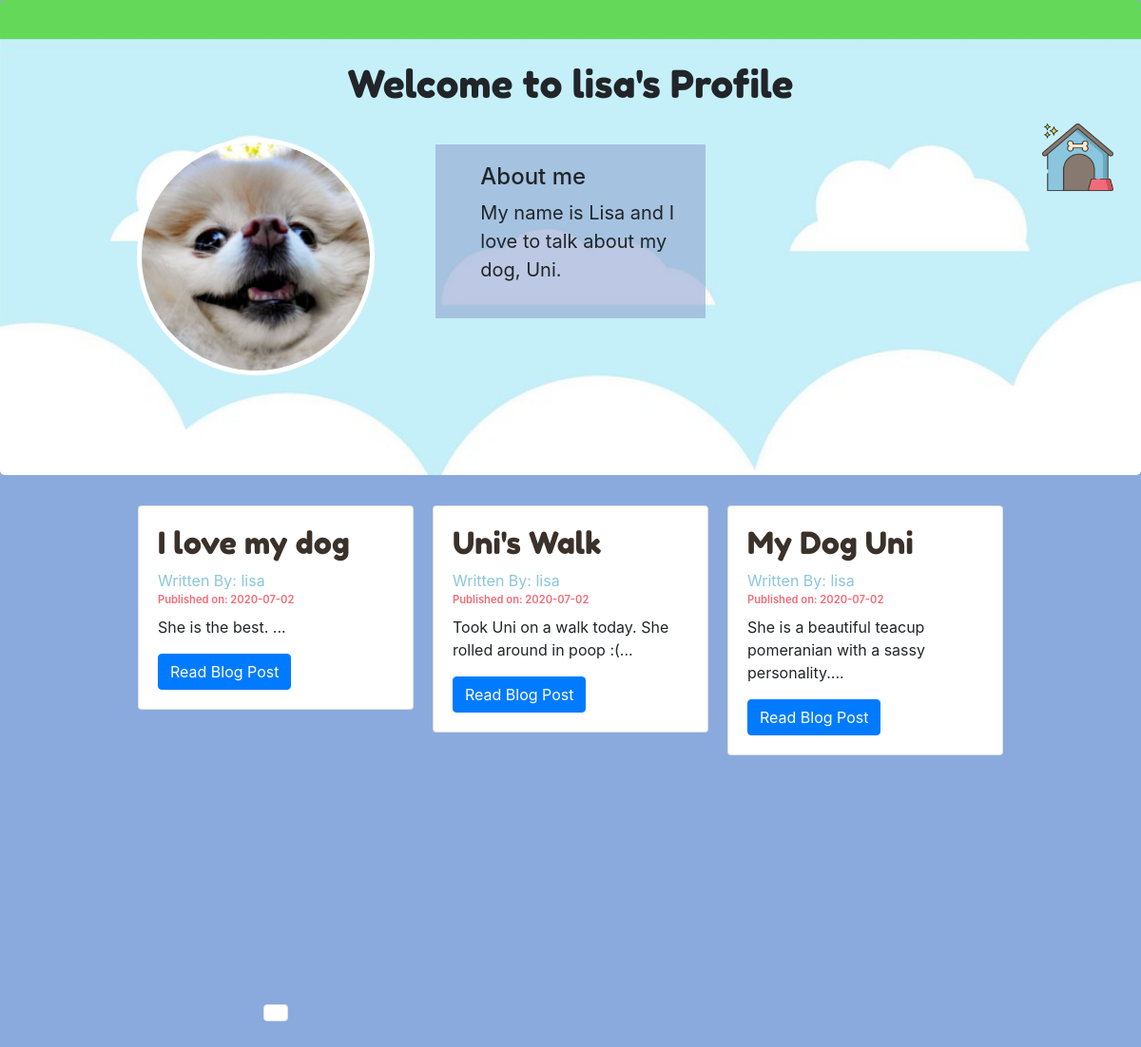
The page /lisa on the database its author committed.
### dawgblawg/models.py (models this page shows, shortened)
class User(db.Model,UserMixin):
    __tablename__= 'users'
    id = db.Column(db.Integer,primary_key=True)
    profile_image = db.Column(db.String(64),default='default_profile.png')
    email = db.Column(db.String(64),unique=True,index=True)
    username = db.Column(db.String(64),unique=True,index=True)
    password_hash = db.Column(db.String(128))
    about_me = db.Column(db.String(250),default='Certified Dog Lover.')
    posts = db.relationship('BlogPost',backref='author',lazy=True)

class BlogPost(db.Model):
    users = db.relationship(User)
    id = db.Column(db.Integer,primary_key=True)
    user_id = db.Column(db.Integer,db.ForeignKey('users.id'),nullable=False)
    date = db.Column(db.DateTime,nullable=False,default=datetime.utcnow)
    title = db.Column(db.String(140),nullable=False)
    text = db.Column(db.Text,nullable=False)

### dawgblawg/users/views.py (the view)
@users.route("/<username>")
def user_posts(username):
    page = request.args.get('page',1,type=int) #cycle through user posts using pages
    user = User.query.filter_by(username=username).first_or_404() #returns 404 page if user doesnt exist
    blog_posts = BlogPost.query.filter_by(author=user).order_by(BlogPost.date.desc()).paginate(page=page,per_page=5)
    return render_template('user_blog_posts.html',blog_posts=blog_posts,user=user)

### dawgblawg/templates/user_blog_posts.html
{% extends "base.html" %}
{% block content %}
    <div class="jumbotron">
      <div align='center'>
        <h1 class="account-heading">Welcome to {{user.username}}'s Profile</h1>
        <div class="col-md-5" style="float:left;">
          <img class="profile-pic" align='center' src="{{url_for('static',filename='profile_pics/'+user.profile_image)}}">
        </div>
        <div class="col-md-7 about-me">
          <h4>About me</h4>
          <p>{{user.about_me}}</p>
        </div>
      </div>
    </div>
    <div class="container">
     {% for post in blog_posts.items %}
     <div>
       <div>
         <div class="card" >
           <div class="card-body">
             <h2><a class="card-title" href="  {{ url_for('blog_posts.blog_post', blog_post_id=post.id) }}">{{ post.title }}</a></h2>
             <a class="blog-author" href="{{ url_for('users.user_posts', username=post.author.username) }}">Written By: {{ post.author.username }}</a>
             <span class="blog-date">Published on: {{ post.date.strftime('%Y-%m-%d') }}</span>
             <p class="card-text">{{ post.text[:100] }}...</p>
             <a href="{{ url_for('blog_posts.blog_post', blog_post_id=post.id) }}" class="btn btn-primary">Read Blog Post</a>
           </div>
         </div>
       </div>
     </div>
    {% endfor %}
  <nav aria-label='Page Navigation'>
    <ul class="pagination justify-content-center">
      {% for page_num in blog_posts.iter_pages(left_edge=1,right_edge=1,left_current=1,right_current=2) %}
        {% if blog_posts.page == page_num %}
          <li class='page-item disabled'>
            <a class="page-link" href="{{url_for('users.user_posts',username=user.username,page=page_num)}}"></a>
          </li>
        {% else %}
          <li class='page-item'>
            <a class="page-link" href="{{url_for('users.user_posts',username=user.username,page=page_num)}}"></a>
          </li>
        {% endif %}
      {% endfor %}
    </ul>
  </nav>
{% endblock %}

### dawgblawg/static/style.css (style rules this page uses)
html,body { background-color: #8aaade; }
.jumbotron { background-image: url('grass_bg.jpg'); background-size: cover; height: 500px; }
.profile-pic { width: 250px; height: 250px; border: 1px solid #eeeeee; border: 5px solid #ffffff; margin: 25px auto 0; -webkit-border-radius: 50%; -moz-border-radius: 50%; border-radius: 50%; left: 0; right: 0; }
.account-heading { font-family: 'Fredoka One', cursive; }
.blog-author { color: #8AC6DD; }
.blog-date { font-size: 0.7rem; font-weight: 600; display: block; margin-bottom: 0.5rem; color:#F16C7A; }
.card-title { font-family: 'Fredoka One', cursive; color: #3A312A; }
.container { display: grid; grid-template-columns: repeat(3,1fr); gap: 20px; height: 100vh; margin: auto; width: 940px; }
.about-me { font-size: 20px; text-align: left; background-color: rgba(145,166,211,0.6); padding: 1em; margin-top: 2em; width: 25%; }

### rows shown on the page
User: username "lisa", profile_image (picture), about_me "My name is Lisa and I love to talk about my dog, Uni."
BlogPost: title "I love my dog", author.username "lisa", date "2020-07-02", text "She is the best."
BlogPost: title "Uni's Walk", author.username "lisa", date "2020-07-02", text "Took Uni on a walk today. She rolled around in poop :("
BlogPost: title "My Dog Uni", author.username "lisa", date "2020-07-02", text "She is a beautiful teacup pomeranian with a sassy personality."
